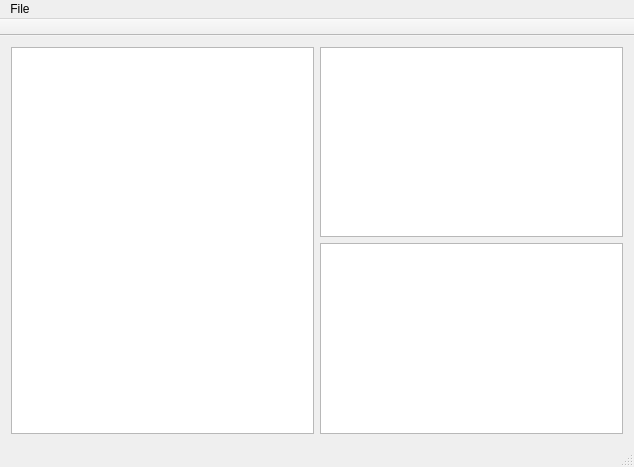
<?xml version="1.0" encoding="UTF-8"?>
<ui version="4.0">
 <class>MainWindow</class>
 <widget class="QMainWindow" name="MainWindow">
  <property name="geometry">
   <rect>
    <x>0</x>
    <y>0</y>
    <width>634</width>
    <height>467</height>
   </rect>
  </property>
  <property name="windowTitle">
   <string>MainWindow</string>
  </property>
  <widget class="QWidget" name="centralWidget">
   <layout class="QGridLayout" name="gridLayout">
    <item row="0" column="0">
     <layout class="QHBoxLayout" name="horizontalLayout">
      <item>
       <widget class="QTreeView" name="tvNavBar"/>
      </item>
      <item>
       <layout class="QVBoxLayout" name="verticalLayout">
        <item>
         <widget class="QTextEdit" name="txtInput"/>
        </item>
        <item>
         <widget class="QTextEdit" name="txtOutput">
          <property name="readOnly">
           <bool>true</bool>
          </property>
         </widget>
        </item>
       </layout>
      </item>
     </layout>
    </item>
   </layout>
  </widget>
  <widget class="QMenuBar" name="menuBar">
   <property name="geometry">
    <rect>
     <x>0</x>
     <y>0</y>
     <width>634</width>
     <height>22</height>
    </rect>
   </property>
   <property name="defaultUp">
    <bool>false</bool>
   </property>
   <property name="nativeMenuBar">
    <bool>true</bool>
   </property>
   <widget class="QMenu" name="menuFile">
    <property name="title">
     <string>File</string>
    </property>
    <addaction name="actionNew"/>
    <addaction name="actionOpen"/>
   </widget>
   <addaction name="menuFile"/>
  </widget>
  <widget class="QToolBar" name="mainToolBar">
   <property name="movable">
    <bool>false</bool>
   </property>
   <property name="floatable">
    <bool>false</bool>
   </property>
   <attribute name="toolBarArea">
    <enum>TopToolBarArea</enum>
   </attribute>
   <attribute name="toolBarBreak">
    <bool>false</bool>
   </attribute>
  </widget>
  <widget class="QStatusBar" name="statusBar"/>
  <action name="actionNew">
   <property name="text">
    <string>New</string>
   </property>
  </action>
  <action name="actionOpen">
   <property name="text">
    <string>Open</string>
   </property>
  </action>
 </widget>
 <layoutdefault spacing="6" margin="11"/>
 <resources/>
 <connections/>
</ui>
